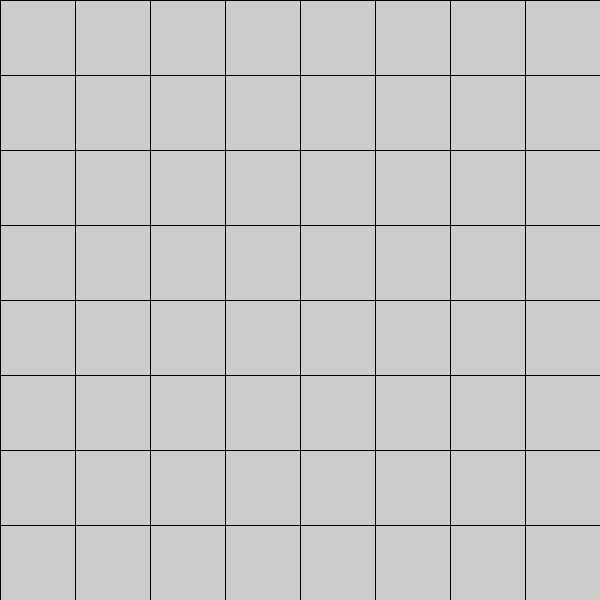
Frame 1 (no input)
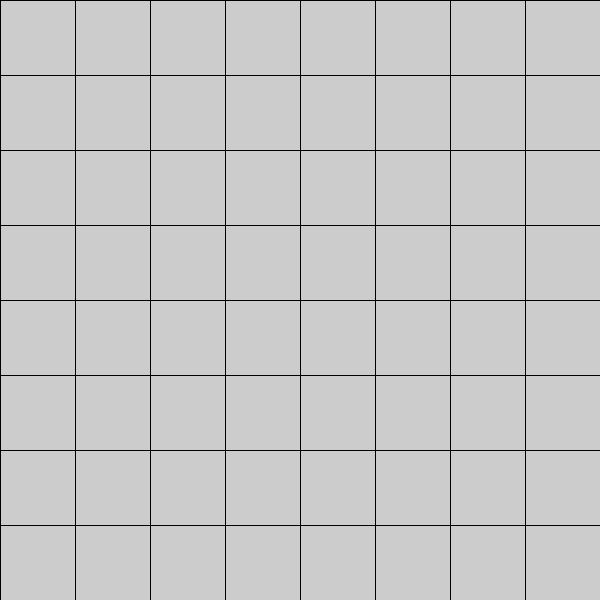
Frame 60 (the mouse pressed at the canvas centre just before this capture)
Frame 120 (the mouse held since frame 60 and released just before this capture): identical to frame 60, image omitted

The Processing sketch that drew these frames (run headless with seeded random() and noise(); from frame 60 on, the mouse is pressed at the canvas centre):

// Processing sketch: hw01_Draw_Grid
// ── hw01_Draw_Grid.pde
/*
@author: Zeyu Wu
Write a program to draw an nxn grid on the screen that completely fills the window.  Your code should use a loop, not repeatedly write the same code.  Test your code for n=4 and n=8.

 

Your code should depend on the single line:

final int N = 8;
*/
final int N = 8;
void setup(){
  size(600, 600);
}
void draw(){
  // these for lines can be regarded as the grid for N=1 or the frame for the grid with N>=2
  line(0, 0, 0, height);
  line(0, 0, width, 0);
  line(0, height, width, height);
  line(width, 0, width, height);
  // use loop to draw the line to form the grid
  for(float i=1; i<N; i++){
    line(0, (i/N)*height, (float)width, (i/N)*height);
    line((i/N)*width, 0, (i/N)*width, height);
  }
}
